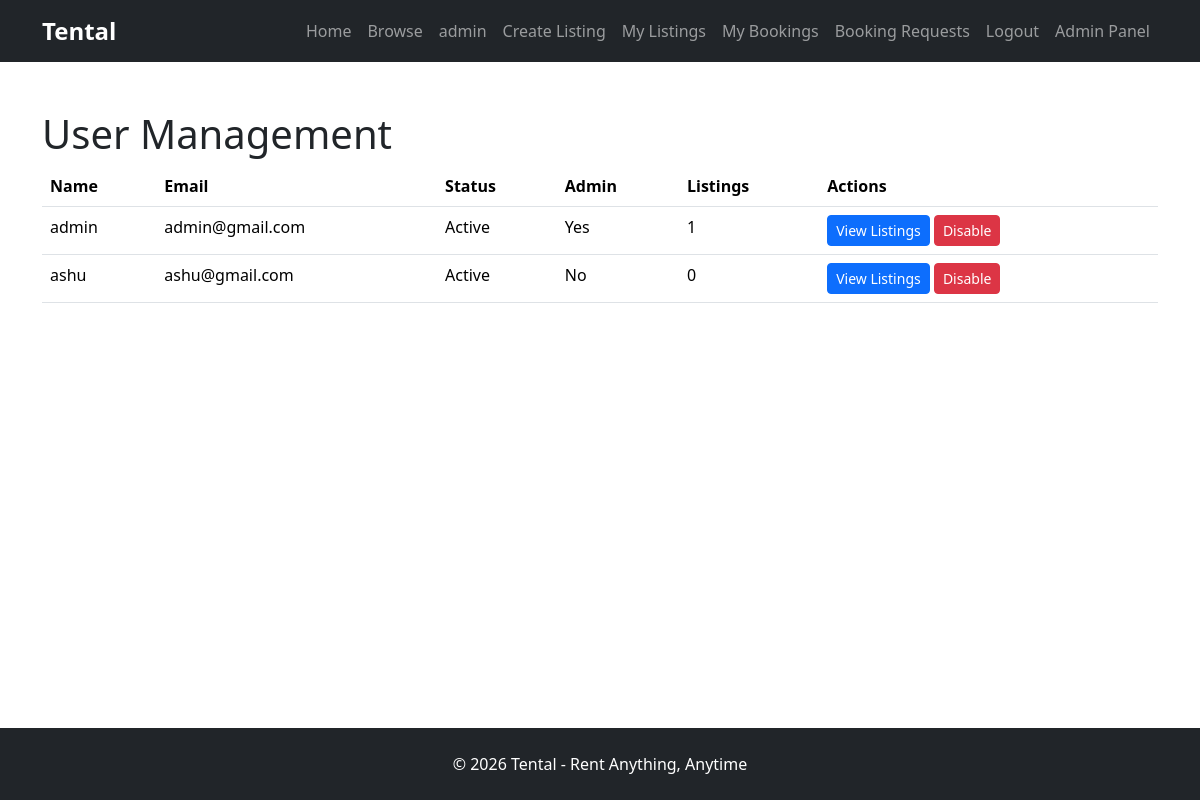
Before: /admin/users (signed in) with the older database file.
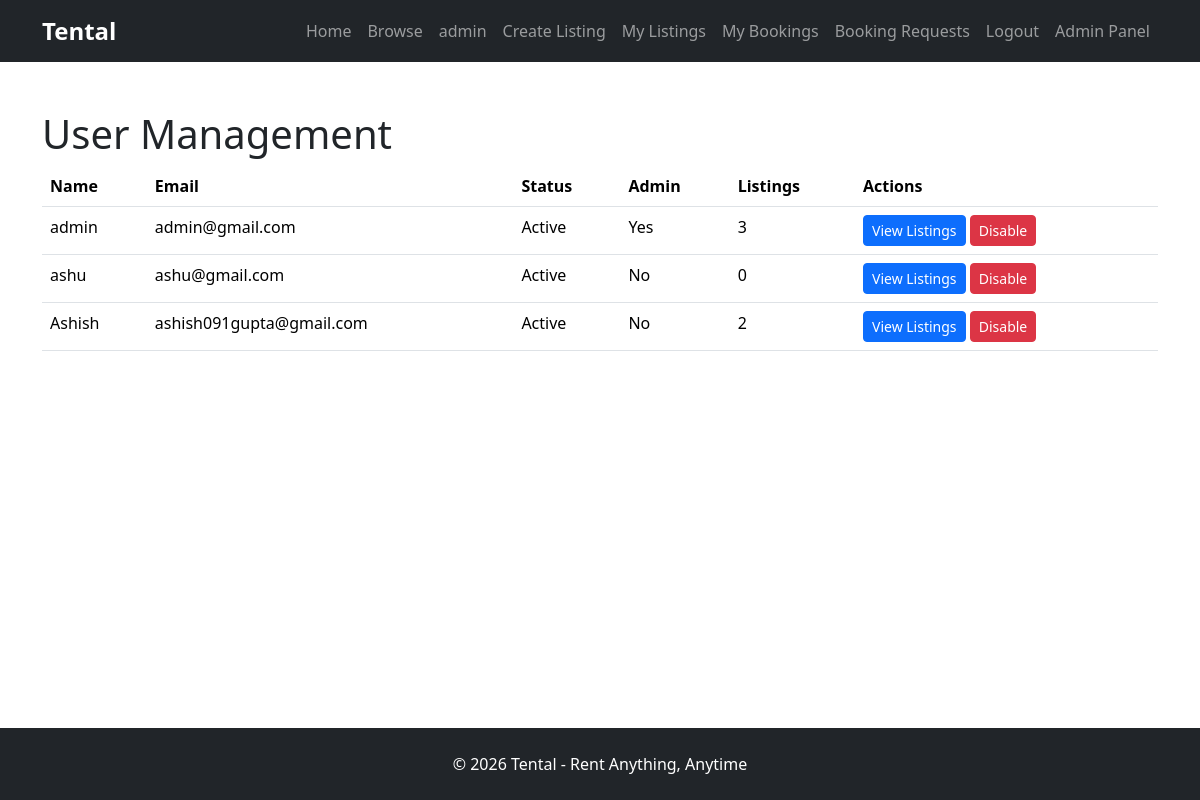
After: the same page with the newer database file.
### models/user.py (models this page shows)
class User(UserMixin, db.Model):
    id = db.Column(db.Integer, primary_key=True)
    name = db.Column(
        db.String(100),
        nullable=False
    )
    email = db.Column(
        db.String(120),
        unique=True,
        nullable=False
    )
    password = db.Column(
        db.String(255),
        nullable=False
    )
    rentals = db.relationship(
        "RentalItem",
        backref="owner",
        lazy=True
    )
    is_admin = db.Column(
        db.Boolean,
        default=False
    )
    is_active_user = db.Column(
        db.Boolean,
        default=True
    )
    bookings = db.relationship(
        "Booking",
        backref="user",
        lazy=True
    )

### routes/main.py (the view)
@main.route("/admin/users")
@login_required
def admin_users():
    if not current_user.is_admin:
        return "Access Denied"
    users = User.query.all()
    return render_template(
        "admin_users.html",
        users=users
    )

### models/user.py (called while the page is built)
@login_manager.user_loader
def load_user(user_id):
    return User.query.get(int(user_id))

### templates/admin_users.html (shortened to what this page needs)
{% extends "base.html" %} {% block content %}
<div class="container mt-5">
  <h1>User Management</h1>
  <table class="table">
    <thead>
      <tr>
        <th>Name</th>
        <th>Email</th>
        <th>Status</th>
        <th>Admin</th>
        <th>Listings</th>
        <th>Actions</th>
      </tr>
    </thead>
    <tbody>
      {% for user in users %}
      <tr>
        <td>{{ user.name }}</td>
        <td>{{ user.email }}</td>
        <td>
          {% if user.is_active_user %} Active {% else %} Disabled {% endif %}
        </td>
        <td>{% if user.is_admin %} Yes {% else %} No {% endif %}</td>
        <td>{{ user.rentals|length }}</td>
        <td>
          <a
            href="{{ url_for('main.user_listings', id=user.id) }}"
            class="btn btn-primary btn-sm"
          >
            View Listings
          </a>
          {% if user.is_active_user %}
          <a
            href="{{ url_for('main.disable_user', id=user.id) }}"
            class="btn btn-danger btn-sm"
          >
            Disable
          </a>
          {% endif %}
        </td>
      </tr>
      {% endfor %}
    </tbody>
  </table>
</div>
{% endblock %}

### templates/base.html (shortened to what this page needs)
<!doctype html>
<html lang="en">
  <head>
    <link
      href="https://cdn.jsdelivr.net/npm/bootstrap@5.3.7/dist/css/bootstrap.min.css"
      rel="stylesheet"
    />
    <link
      rel="stylesheet"
      href="{{ url_for('static', filename='css/style.css') }}"
    />
  </head>
  <body>
    <nav class="navbar navbar-expand-lg navbar-dark bg-dark">
      <div class="container">
        <a class="navbar-brand" href="#">Tental</a>
        <div class="navbar-nav ms-auto">
          <a class="nav-link" href="{{ url_for('main.home') }}">Home</a>
          <a class="nav-link" href="{{ url_for('main.browse') }}">Browse</a>
          {% if current_user.is_authenticated %}
          <span class="nav-link"> {{ current_user.name }} </span>
          <a class="nav-link" href="{{ url_for('main.create_listing') }}">
            Create Listing
          </a>
          <a class="nav-link" href="{{ url_for('main.my_listings') }}">
            My Listings
          </a>
          <a class="nav-link" href="{{ url_for('main.my_bookings') }}">
            My Bookings
          </a>
          <a class="nav-link" href="{{ url_for('main.booking_requests') }}">
            Booking Requests
          </a>
          <a class="nav-link" href="{{ url_for('auth.logout') }}"> Logout </a>
          {% if current_user.is_authenticated and current_user.is_admin %}
          <a class="nav-link" href="{{ url_for('main.admin_dashboard') }}">
            Admin Panel
          </a>
          {% endif %} {% else %}
          <a class="nav-link" href="{{ url_for('auth.login') }}"> Login </a>
          <a class="nav-link" href="{{ url_for('auth.register') }}">
            Register
          </a>
          {% endif %}
        </div>
      </div>
    </nav>
    <main class="flex-grow-1">{% block content %} {% endblock %}</main>
    <footer id="footer-section" class="bg-dark text-white text-center py-4">
      <p class="mb-0">© 2026 Tental - Rent Anything, Anytime</p>
    </footer>
  </body>
</html>

Changed rows visible on the page:
computed for User "admin": rentals|length "1" → "3"
added User: name "Ashish", email "ashish091gupta@gmail.com", is_active_user "Active", is_admin "No", rentals|length "2"
